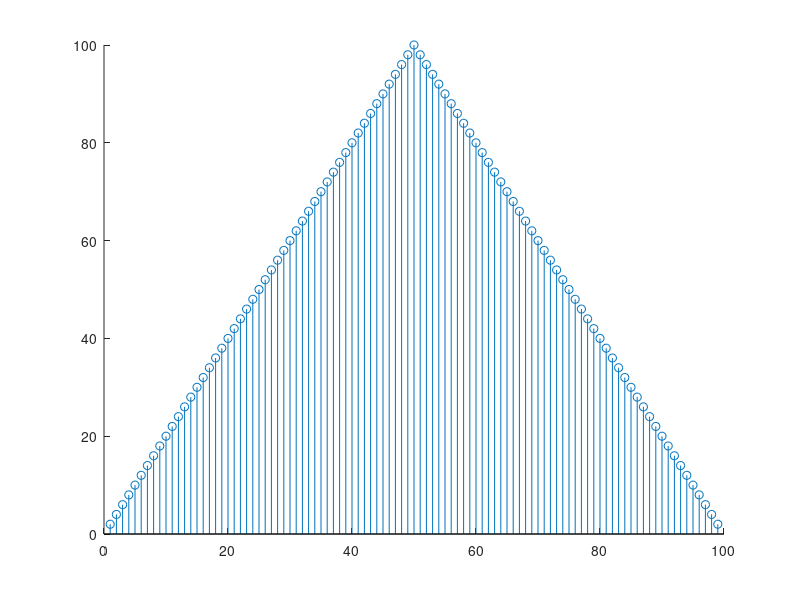

Write the MATLAB code that produced this figure.
%% Signals and Systems Matlab Homework #6
%% Introduction
% * Author:                   Will Burgess, 
% * Class:                    ESE 351
% * Date:                     Created 3/25/2024, Last Edited 2/2/2024
%% Housekeeping
close all
clear
clc
%% Part  1: Create Binary PAM System
%% Generate Input Signal and Add Noise Factor
Tp = 0.1;
dt = Tp/50;

Fs = 1/dt;
maxTime = Tp;
sampleTimes = 0:1/Fs:maxTime;

x = round(rand(1,length(sampleTimes)));
x(x==0) = -1;
n = randn(1,length(x));

sigma = 1;

n = n * sigma;

r = x + n;

rect = ones(1,50);

pulse = 2 * conv(rect, rect);

pulse_fft = fft(pulse);

figure, hold on
% subplot(3,1,1),stem(x);
% subplot(3,1,2),plot(n);
% subplot(3,1,3),plot(r); 
stem(pulse);
hold off
%% Part 2: Performance Test
